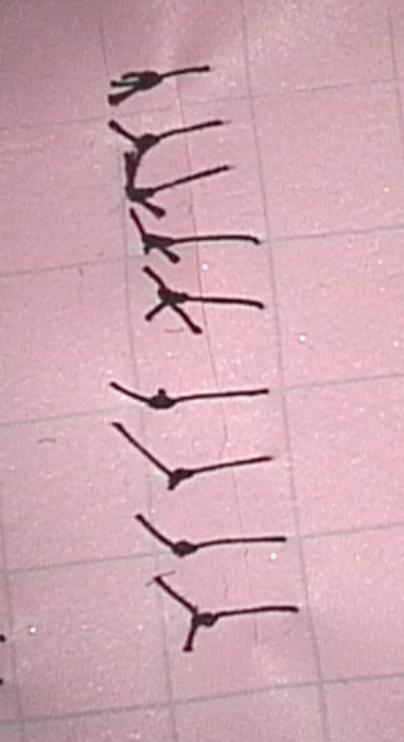
#> input picture A2/data/img1.png, 404 x 742 px, found by its file name
$ python suture.py
#> lines starting #> are read from the running program, lines starting #| are printed output that depends on the picture; after the words box and inside, x2 and y2 are one past the last pixel; in counts of white or black regions, pixels touching at a corner belong together
import cv2
import numpy as np

def count_sutures(image_path):
    # Read the image
#> called with image_path = 'data/img1.png'
    image = cv2.imread(image_path)
#> image is the input picture: shape (742, 404, 3); mean B, G, R 177.7, 167.8, 207.1

   # Check if the image is loaded successfully
    if image is None:
        print("Error: Unable to read the image.")
        return

    # Convert image to grayscale
    gray = cv2.cvtColor(image, cv2.COLOR_BGR2GRAY)
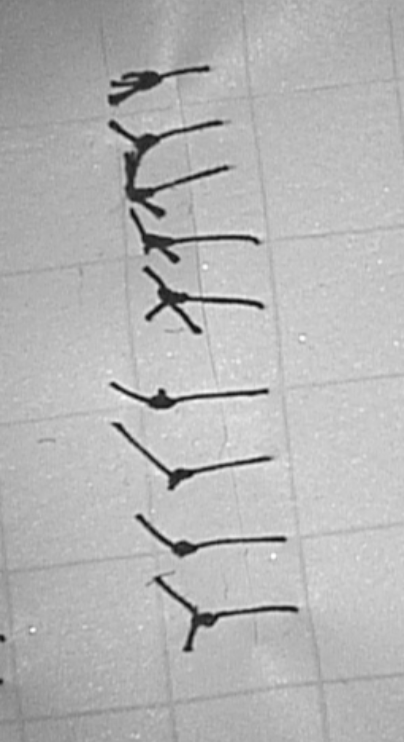
#> gray: shape (742, 404); min 11, max 255, mean 180.7
    cv2.imshow("gray",gray)
    # Enhance contrast using histogram equalization
    equalized = cv2.equalizeHist(gray)
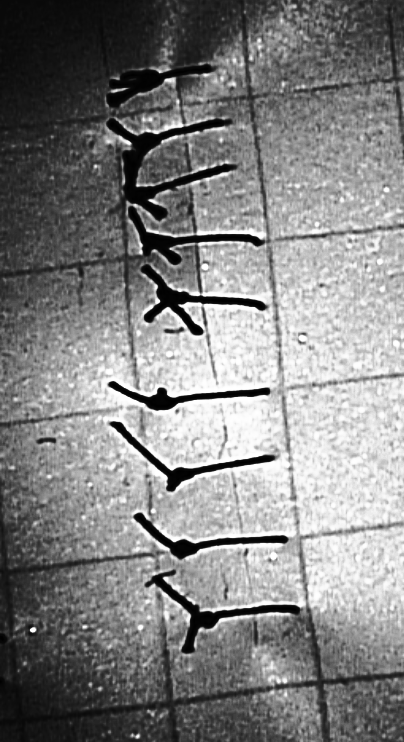
#> equalized: shape (742, 404); min 0, max 255, mean 129.7

    # Apply Gaussian blur to reduce noise
    blurred = cv2.GaussianBlur(equalized, (5, 5), 0)

    # Perform adaptive thresholding to separate background and foreground
    _, thresholded = cv2.threshold(blurred, 0, 255, cv2.THRESH_BINARY + cv2.THRESH_OTSU)
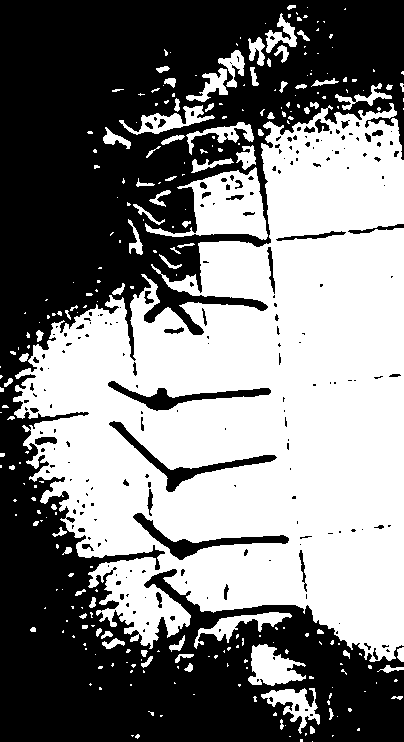
#> thresholded: shape (742, 404); 49.5% white; 272 white regions (194 under 20 px), largest, box (x1, y1, x2, y2) and area: (13, 103, 404, 662) 131510, (145, 167, 268, 240) 4122, (248, 644, 306, 686) 1451

    # Apply Canny edge detection
    edges = cv2.Canny(thresholded, 30, 150)
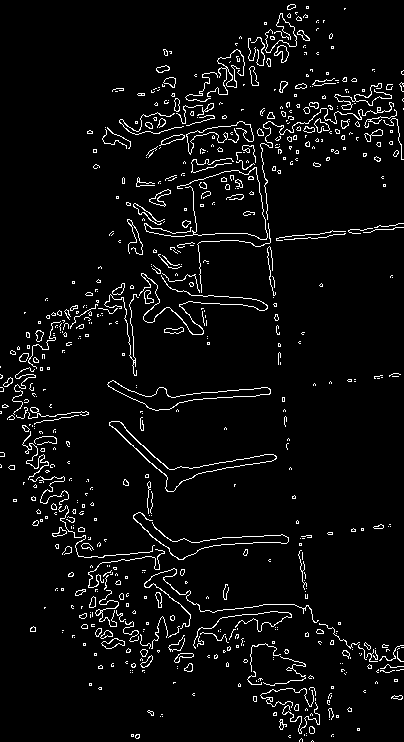
#> edges: shape (742, 404); 4.7% white in thin lines or dots

    # Find contours
    contours, _ = cv2.findContours(edges, cv2.RETR_EXTERNAL, cv2.CHAIN_APPROX_SIMPLE)
#> contours = 658 contours, 585 with area under 20; largest, box (x1, y1, x2, y2) and area: (109, 421, 277, 492) 1562, (107, 380, 271, 411) 1351, (101, 638, 125, 649) 126, (149, 189, 171, 207) 124, (274, 45, 289, 63) 122

    # Draw contours on the original image (for visualization)
    image_with_contours = image.copy()
    cv2.drawContours(image_with_contours, contours, -1, (0, 255, 0), 2)
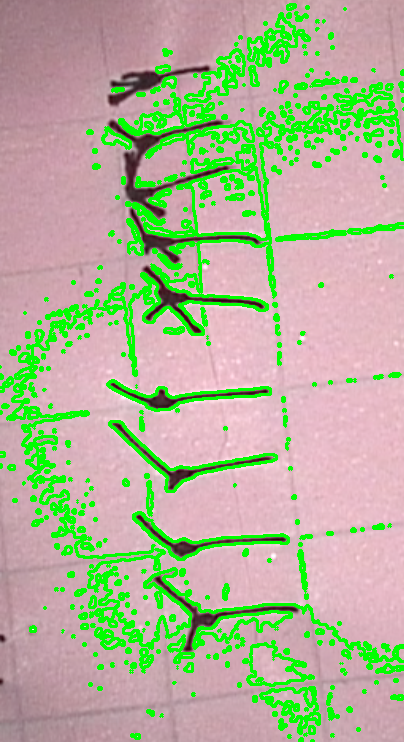
#> image_with_contours: shape (742, 404, 3); 15.06% of pixels changed, all inside (x1, y1, x2, y2) = (0, 3, 404, 742)

    # Count the number of contours (sutures)
    num_sutures = len(contours)
#> num_sutures = 658

    # Display the image with contours (for visualization)
    cv2.imshow("Image with Contours", image_with_contours)
    cv2.waitKey(0)
    cv2.destroyAllWindows()

    return num_sutures

# Path to the input image
image_path = "data/img1.png"

# Count the number of sutures
num_sutures = count_sutures(image_path)
#> num_sutures = 658
print("Number of micro-sutures:", num_sutures)
#| Number of micro-sutures: 658

$ run again, with A2/data/img10.png copied over A2/data/img1.png
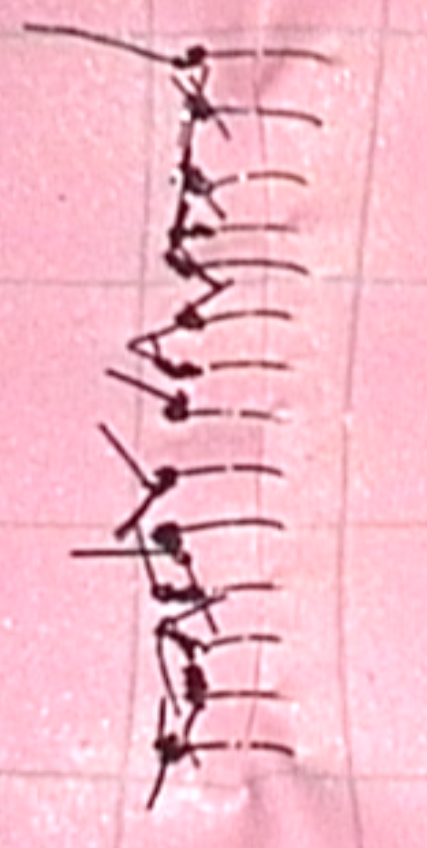
#> input picture A2/data/img10.png, 427 x 848 px, found by its file name
#> in count_sutures, image is the input picture: shape (848, 427, 3); mean B, G, R 200.9, 185.7, 242.7
#> in count_sutures, `_, thresholded = cv2.threshold(blurred, 0, 255, cv2.THRESH_BINARY + cv..`:
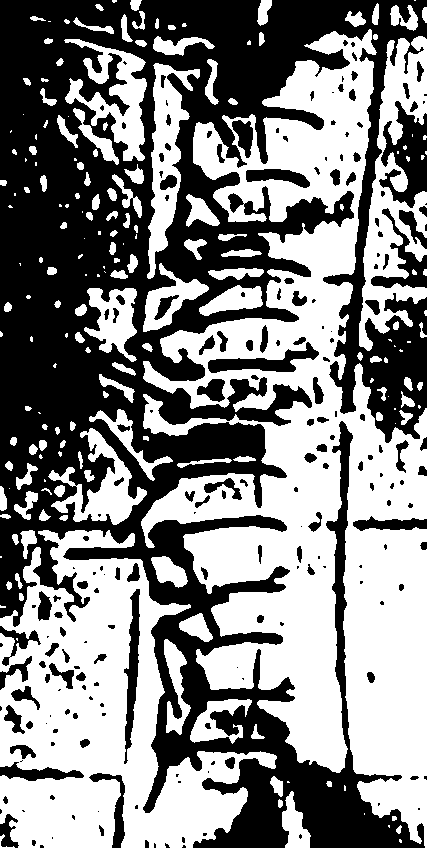
#> thresholded: shape (848, 427); 51.7% white; 208 black regions (89 under 20 px), largest, box (x1, y1, x2, y2) and area: (0, 0, 427, 848) 154864, (379, 101, 427, 208) 2730, (124, 589, 140, 764) 1316
#> edges: shape (848, 427); 6.9% white in thin lines or dots
#> contours = 448 contours, 266 with area under 20; largest, box (x1, y1, x2, y2) and area: (146, 62, 200, 279) 4828, (64, 38, 147, 161) 4097, (142, 263, 209, 332) 1882, (207, 342, 319, 373) 1310, (123, 588, 140, 764) 1286
#> in count_sutures, `cv2.drawContours(image_with_contours, contours, -1, (0, 255, 0), 2)`:
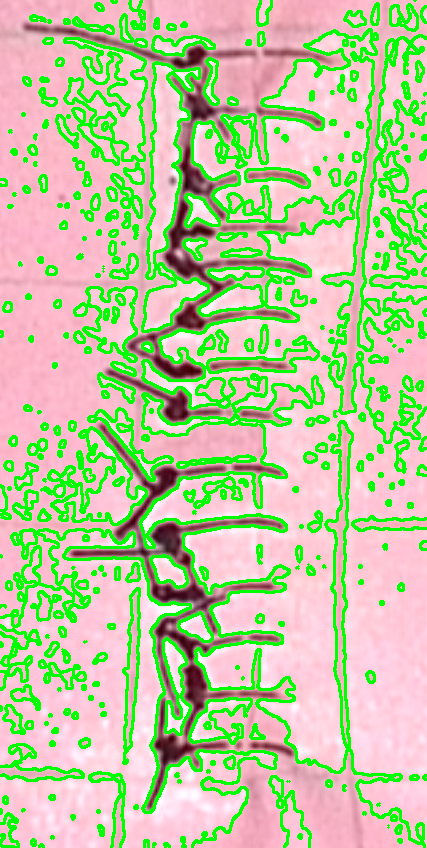
#> image_with_contours: shape (848, 427, 3); mean B, G, R 154.3, 199.8, 186.4
#> in count_sutures, `num_sutures = len(contours)`: num_sutures = 448
#| Number of micro-sutures: 448

$ run again, with A2/data/img3.png copied over A2/data/img1.png
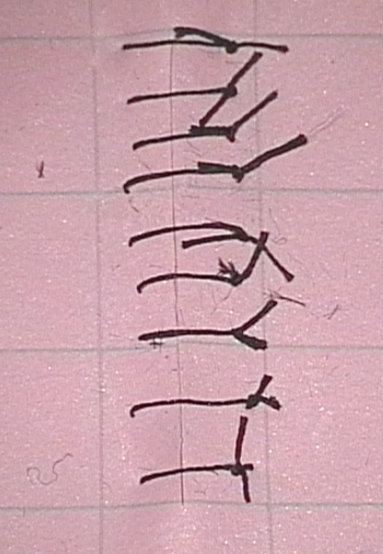
#> input picture A2/data/img3.png, 383 x 554 px, found by its file name
#> in count_sutures, image is the input picture: shape (554, 383, 3); mean B, G, R 170.8, 161.3, 201.5
#> in count_sutures, `_, thresholded = cv2.threshold(blurred, 0, 255, cv2.THRESH_BINARY + cv..`:
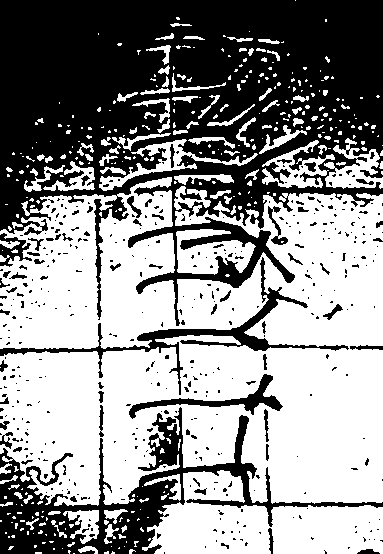
#> thresholded: shape (554, 383); 56.4% white; 428 black regions (364 under 20 px), largest, box (x1, y1, x2, y2) and area: (0, 0, 383, 326) 70285, (0, 407, 383, 554) 12415, (0, 257, 349, 395) 3322
#> edges: shape (554, 383); 8.8% white in thin lines or dots
#> contours = 1167 contours, 1110 with area under 20; largest, box (x1, y1, x2, y2) and area: (128, 373, 283, 419) 1324, (131, 136, 258, 166) 232, (126, 195, 142, 218) 114, (99, 166, 133, 184) 110, (7, 201, 51, 231) 108
#> in count_sutures, `cv2.drawContours(image_with_contours, contours, -1, (0, 255, 0), 2)`:
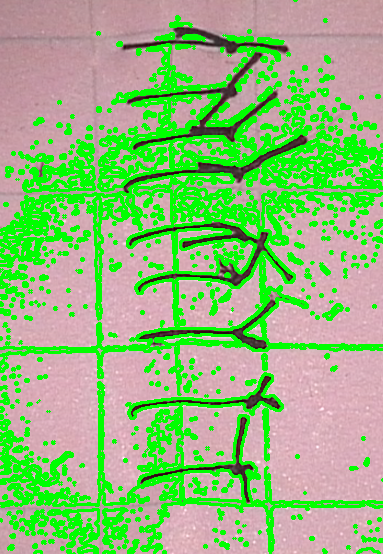
#> image_with_contours: shape (554, 383, 3); mean B, G, R 121.6, 187.2, 144.1
#> in count_sutures, `num_sutures = len(contours)`: num_sutures = 1167
#| Number of micro-sutures: 1167
